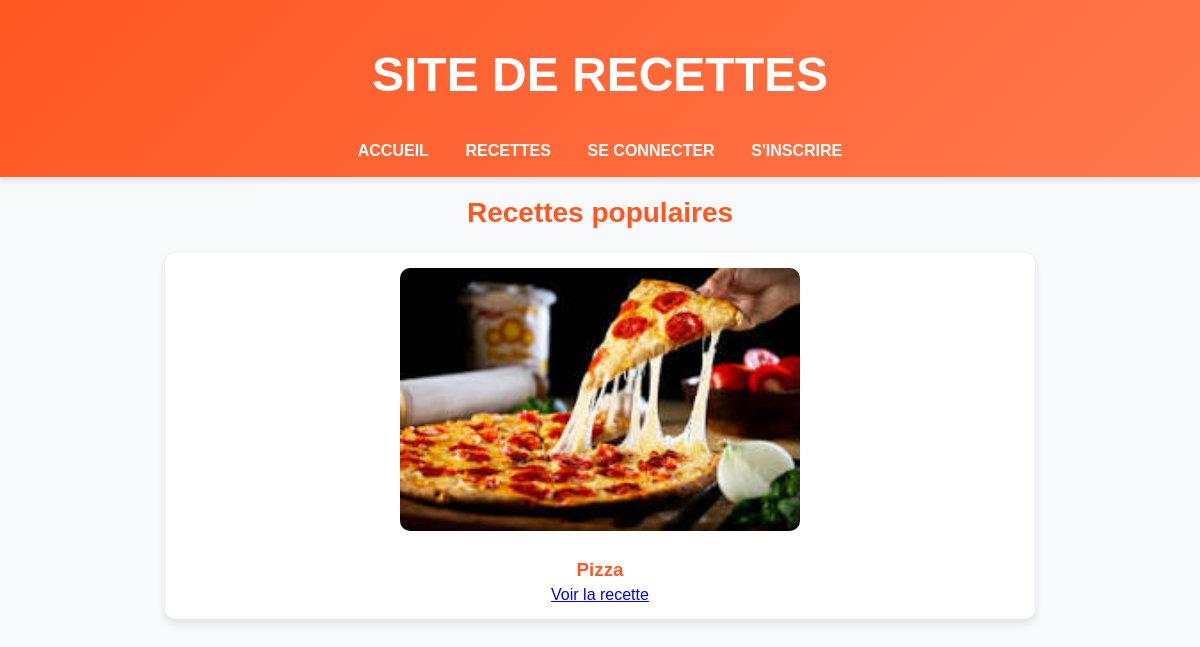
The page / on the database its author committed.
### app.py (models this page shows)
class Recette(db.Model):
    id = db.Column(db.Integer, primary_key=True)
    nom = db.Column(db.String(100), nullable=False)
    ingredients = db.Column(db.Text, nullable=False)
    instructions = db.Column(db.Text, nullable=False)
    image = db.Column(db.String(100), nullable=True)
    publique = db.Column(db.Boolean, default=False)
    user_id = db.Column(db.Integer, db.ForeignKey('user.id'), nullable=False)

### app.py (the view)
@app.route("/")
def home():
    recettes_publiques = Recette.query.filter_by(publique=True).all()
    return render_template("index.html", recettes=recettes_publiques)

### templates/index.html (shortened to what this page needs)
{% extends "base.html" %}
{% block content %}
<h2>Recettes populaires</h2>
<div class="recettes-container">
    {% for recette in recettes %}
        <div class="recette-card">
            <img src="{{ url_for('static', filename='uploads/' + recette.image) }}" alt="{{ recette.nom }}">
            <h3>{{ recette.nom }}</h3>
            <a href="{{ url_for('afficher_recette', id=recette.id) }}">Voir la recette</a>
        </div>
    {% endfor %}
</div>
{% endblock %}

### static/style.css (style rules this page uses)
body { font-family: 'Poppins', sans-serif; margin: 0; padding: 0; background-color: #f8f9fa; text-align: center; color: #333; }
h2 { color: #ff5722; font-size: 28px; margin-top: 20px; }
.recette-card { display: flex; flex-direction: column; align-items: center; background: white; padding: 15px; margin: 10px auto; width: 70%; border-radius: 10px; box-shadow: 0 4px 8px rgba(0, 0, 0, 0.1); transition: transform 0.2s; }
.recette-card img { width: 100%; max-width: 400px; height: auto; border-radius: 10px; margin-bottom: 10px; }
.recette-card h3 { color: #ff5722; margin-bottom: 5px; }

### rows shown on the page
Recette: image (picture), nom "Pizza"
